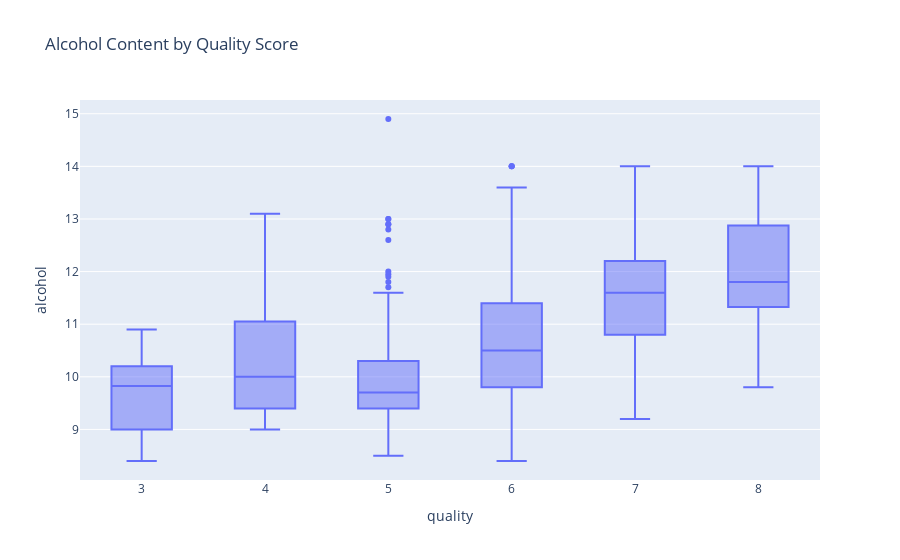

The cell this chart's notebook holds for it:
### Markdown cell above
Insight:

- Most wines are rated between 5 and 6.

- High-quality wines (7+) are underrepresented.

- The dataset is slightly imbalanced toward medium quality wines.

### Code cell
# Alcohol vs Quality
px.box(
    df,
    x="quality",
    y="alcohol",
    title="Alcohol Content by Quality Score"
)

### Figure 1 — Plotly figure (JSON) as saved in the notebook; plotly's stock layout.template omitted (floating-point values rounded to 4 significant figures; data arrays with more than 128 entries replaced by an {"elided": "..."} marker saying what was removed)
{"data": [{"alignmentgroup": "True", "hovertemplate": "quality=%{x}<br>alcohol=%{y}<extra></extra>", "legendgroup": "", "marker": {"color": "#636efa"}, "name": "", "notched": false, "offsetgroup": "", "orientation": "v", "showlegend": false, "type": "box", "x": {"elided": "1018 int values"}, "x0": " ", "xaxis": "x", "y": {"elided": "1018 float values"}, "y0": " ", "yaxis": "y"}], "layout": {"boxmode": "group", "legend": {"tracegroupgap": 0}, "title": {"text": "Alcohol Content by Quality Score"}, "xaxis": {"anchor": "y", "domain": [0, 1], "title": {"text": "quality"}}, "yaxis": {"anchor": "x", "domain": [0, 1], "title": {"text": "alcohol"}}}}
